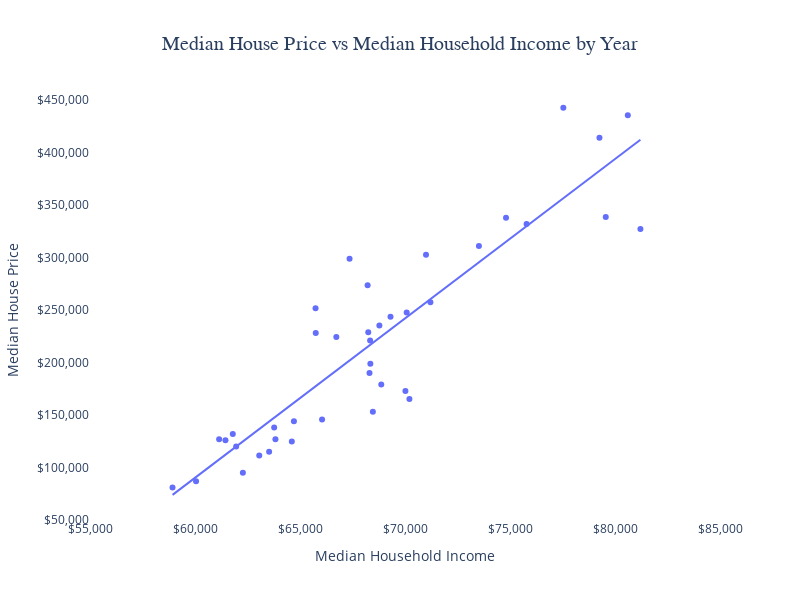

Notebook source saved alongside this figure:
### Markdown cell above
### **Create Scatter Graph for Median House Price vs Median Household Income**

### Code cell
scatter_fig = px.scatter(combined_data_df,
                         x = "Median Household Income", 
                         y = "Median House Price", 
                         hover_name = "Year",     # Display the year when hovering
                         title = "Median House Price vs Median Household Income by Year",
                         width = 800, height = 600,     # Changes to graph's figure size
                         trendline = "ols"  # Add linear regression line (OLS = Ordinary Least Squares regression)
                         )

scatter_fig.update_layout(yaxis_tickformat = "$,.0f",     # Format for y-axis
                          xaxis_tickformat = "$,.0f",     # Format for x-axis
                          plot_bgcolor = "white",     # Set plot area background color
                          title_x = 0.5,    # Center the title
                          title_font = dict(size = 20, family = "Arial, bold")     # Set the title font size and style
                          )

scatter_fig.update_xaxes(range = [55000, 85000], dtick = 5000)     # Set x-axis range and increment
scatter_fig.update_yaxes(range = [50000, 450000], dtick = 50000)     # Set y-axis range and increment

scatter_fig.show()

################# can look at the outliers here, but graph doesn't tell us much

### Figure 1 — Plotly figure (JSON) as saved in the notebook; plotly's stock layout.template omitted (floating-point values rounded to 4 significant figures)
{"data": [{"hovertemplate": "<b>%{hovertext}</b><br><br>Median Household Income=%{x}<br>Median House Price=%{y}<extra></extra>", "hovertext": [1984, 1985, 1986, 1987, 1988, 1989, 1990, 1991, 1992, 1993, 1994, 1995, 1996, 1997, 1998, 1999, 2000, 2001, 2002, 2003, 2004, 2005, 2006, 2007, 2008, 2009, 2010, 2011, 2012, 2013, 2014, 2015, 2016, 2017, 2018, 2019, 2020, 2021, 2022, 2023], "legendgroup": "", "marker": {"color": "#636efa", "symbol": "circle"}, "mode": "markers", "name": "", "orientation": "v", "showlegend": false, "type": "scatter", "x": [58930, 60050, 62280, 63060, 63530, 64610, 63830, 61960, 61450, 61150, 61800, 63770, 64710, 66050, 68470, 70210, 70020, 68870, 68310, 68350, 68250, 69310, 70080, 71210, 68780, 68340, 66730, 65750, 65740, 68220, 67360, 71000, 73520, 74810, 75790, 81210, 79560, 79260, 77540, 80610], "xaxis": "x", "y": [81000, 86800, 95000, 111500, 115000, 124800, 126800, 120000, 126000, 127000, 132000, 138000, 144100, 145800, 153000, 165300, 172900, 179000, 190100, 198800, 228800, 243600, 247700, 257400, 235300, 220900, 224300, 228100, 251700, 273600, 298900, 302500, 310900, 337900, 331800, 327100, 338600, 414000, 442600, 435400], "yaxis": "y"}, {"hovertemplate": "<b>OLS trendline</b><br>Median House Price = 15.184 * Median Household Income + -820909<br>R<sup>2</sup>=0.813253<br><br>Median Household Income=%{x}<br>Median House Price=%{y} <b>(trend)</b><extra></extra>", "legendgroup": "", "marker": {"color": "#636efa", "symbol": "circle"}, "mode": "lines", "name": "", "showlegend": false, "type": "scatter", "x": [58930, 60050, 61150, 61450, 61800, 61960, 62280, 63060, 63530, 63770, 63830, 64610, 64710, 65740, 65750, 66050, 66730, 67360, 68220, 68250, 68310, 68340, 68350, 68470, 68780, 68870, 69310, 70020, 70080, 70210, 71000, 71210, 73520, 74810, 75790, 77540, 79260, 79560, 80610, 81210], "xaxis": "x", "y": [73880.0, 90890.0, 107600.0, 112100.0, 117500.0, 119900.0, 124800.0, 136600.0, 143700.0, 147400.0, 148300.0, 160100.0, 161600.0, 177300.0, 177400.0, 182000.0, 192300.0, 201900.0, 214900.0, 215400.0, 216300.0, 216800.0, 216900.0, 218700.0, 223400.0, 224800.0, 231500.0, 242300.0, 243200.0, 245200.0, 257200.0, 260300.0, 295400.0, 315000.0, 329900.0, 356500.0, 382600.0, 387100.0, 403100.0, 412200.0], "yaxis": "y"}], "layout": {"height": 600, "legend": {"tracegroupgap": 0}, "plot_bgcolor": "white", "title": {"font": {"family": "Arial, bold", "size": 20}, "text": "Median House Price vs Median Household Income by Year", "x": 0.5}, "width": 800, "xaxis": {"anchor": "y", "domain": [0, 1], "dtick": 5000, "range": [55000, 85000], "tickformat": "$,.0f", "title": {"text": "Median Household Income"}, "type": "linear"}, "yaxis": {"anchor": "x", "domain": [0, 1], "dtick": 50000, "range": [50000, 450000], "tickformat": "$,.0f", "title": {"text": "Median House Price"}, "type": "linear"}}}
